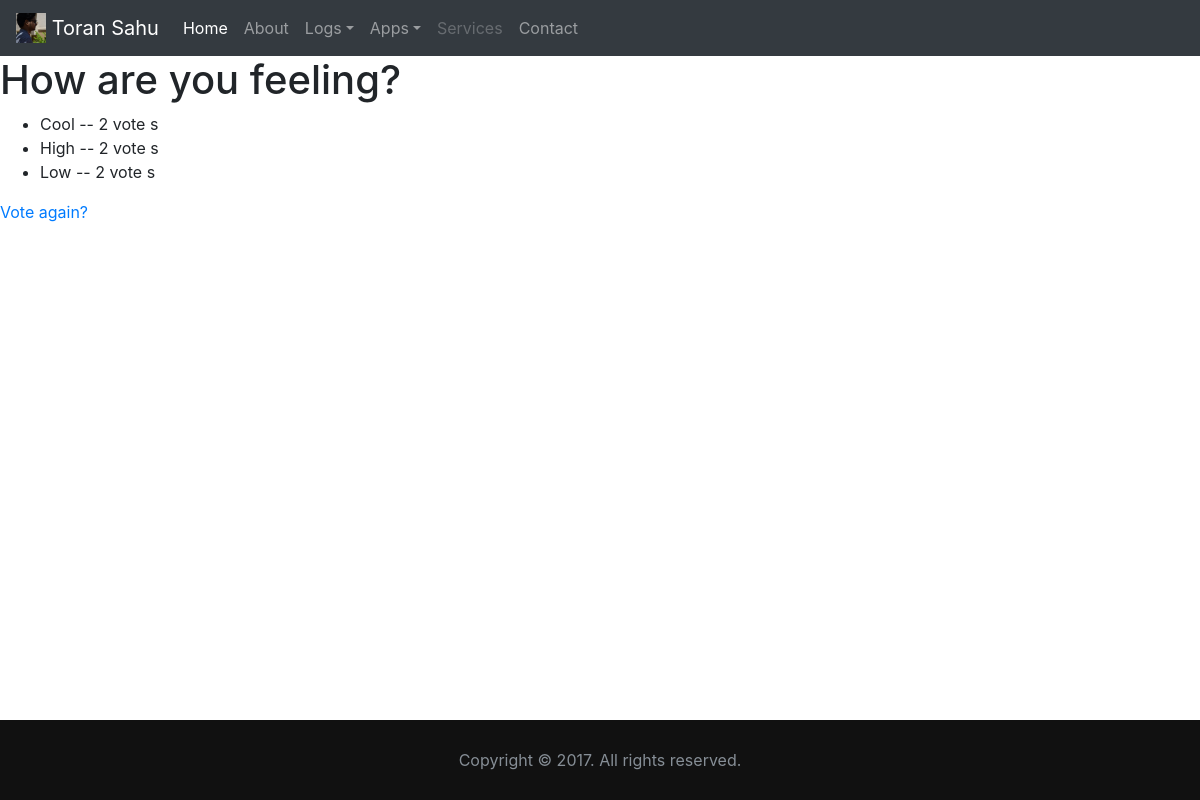
/polls/1/results/, run on an earlier commit of the app's database.
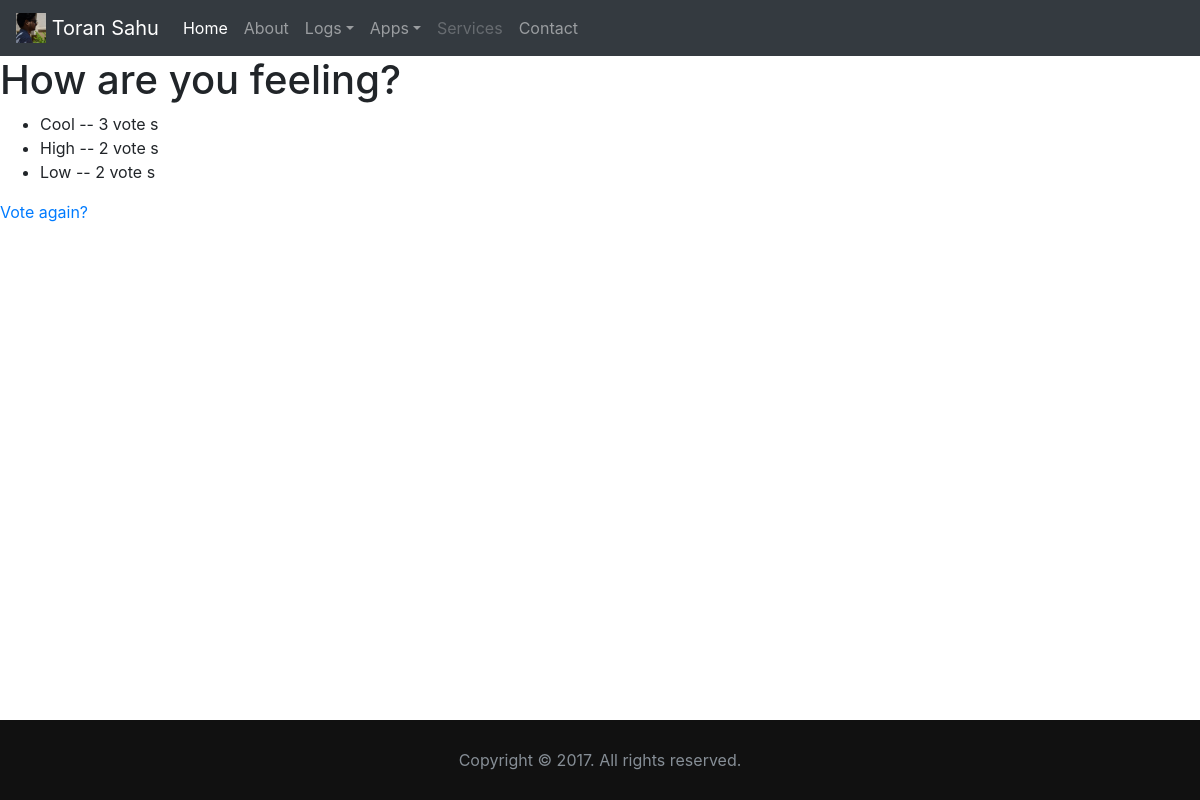
And on a later commit of the database.
### polls/models.py (models this page shows, shortened)
class Question(models.Model):
    question_text = models.CharField(max_length=200)
    pub_date = models.DateTimeField('date published')
    def was_published_recently(self):
        """
        #.1 was giving wrong result for future pub_date questions
        """
        """
        correctted by following
        """
        now = timezone.now()
        return now - datetime.timedelta(days=1) <= self.pub_date <= now
    was_published_recently.admin_order_field = 'pub_date' #will give option to sort questions based on pub_date, by clicking on column header
    was_published_recently.boolean = True #will show true/false icon
    was_published_recently.short_description = 'Published recently?' #will modify column header

class Choice (models.Model):
    question =     models.ForeignKey(Question,on_delete=models.CASCADE)
    choice_text = models.CharField(max_length=200)
    votes = models.IntegerField(default=0)

### polls/views.py (the view)
# urls.py: url(r'^(?P<pk>[0-9]+)/results/$',views.ResultsView.as_view(), name='results'),
class ResultsView(generic.DetailView):
    model=Question
    template_name='polls/results.html'

### polls/templates/polls/results.html (shortened to what this page needs)
{% extends 'home/base.html' %}
{% block content %}
<h1> {{question.question_text }} </h1>
<ul>
	{% for choice in question.choice_set.all %}
		<li>{{ choice.choice_text }} -- {{ choice.votes }} vote {{ choice.votes|pluralize}} </li>
	{% endfor %}
</ul>
<a href="{% url 'polls:detail' question.id %}"> Vote again? </a>
{% endblock content %}

### home/templates/home/base.html (shortened to what this page needs)
{% load static %}
<!DOCTYPE html>
<html>
    <head>
        {% block head_css %}
            {% block head_css_site %}
                <link href="{% static "home/css/bootstrap.min.css" %}"
                      rel="stylesheet" media="screen">
            {% endblock head_css_site %}
        {% endblock head_css %}
    </head>
    <nav class="navbar navbar-expand-lg navbar-dark bg-dark">
      <div class="collapse navbar-collapse" id="navbarSupportedContent">
        <a class="navbar-brand" href="/">
          <img src="{% static "home/images/favicon.jpg" %}" width="30" height="30" class="d-inline-block align-top" alt="">
          Toran Sahu
        </a>
        <ul class="navbar-nav mr-auto mt-2 mt-lg-0">
          <li class="nav-item active">
            <a class="nav-link" href="/">Home <span class="sr-only">(current)</span></a>
          </li>
          <li class="nav-item">
            <a class="nav-link" href="https://toransahu.github.io">About </a>
          </li>
          <li class="nav-item dropdown">
            <a class="nav-link dropdown-toggle" data-toggle="dropdown" href="#" role="button" aria-haspopup="true" aria-expanded="false">Logs</a>
          </li>
          <li class="nav-item dropdown bg-dark">
            <a class="nav-link dropdown-toggle" data-toggle="dropdown" href="#" role="button" aria-haspopup="true" aria-expanded="false">Apps</a>
          </li>
          <li class="nav-item">
            <a class="nav-link disabled" href="#">Services</a>
          </li>
          <li class="nav-item">
            <a class="nav-link" href="#">Contact</a>
          </li>
        </ul>
      </div>
    </nav>
    <body>
        <div id="site-wrapper">
            {% block content %}{% endblock content %}
        </div>
    </body>
    <footer class="footer">
      <div class="container" align="center">
        <span class="text-muted">
          Copyright &copy; 2017. All rights reserved.
        </span>
      </div>
    </footer>
</html>

### home/templates/home/base.html (style rules this page uses)
.footer { position: fixed; bottom: 0; width: 100%; height: 80px; line-height: 80px; background-color: #111; }

What changed in the data, as far as the page shows it:
changed Choice "Cool": votes "2" → "3"
